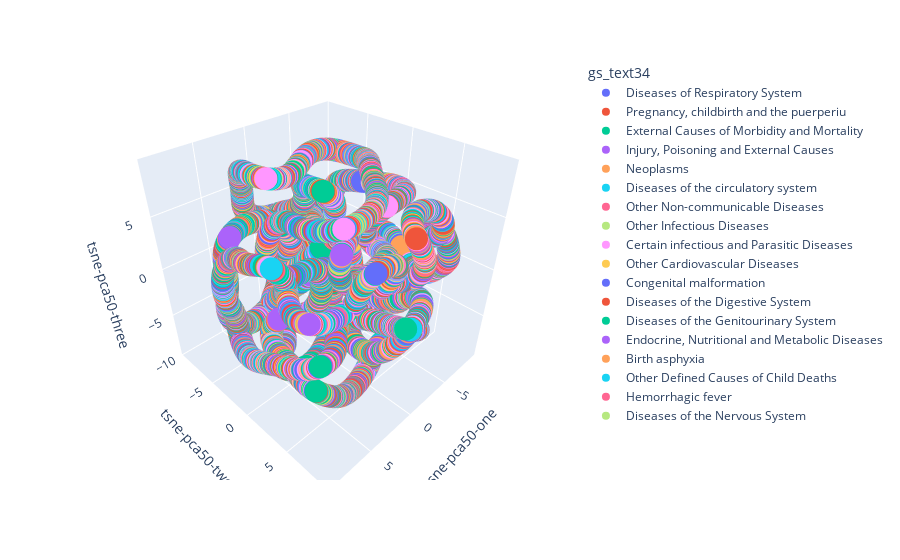

Notebook cell for this chart:
### Code cell
tsne_pca_3d = px.scatter_3d(data_tsne_pca, x='tsne-pca50-one', y='tsne-pca50-two', z='tsne-pca50-three', color='gs_text34')
tsne_pca_3d.show()

### Figure 1 — Plotly figure (JSON) as saved in the notebook; plotly's stock layout.template omitted (floating-point values rounded to 4 significant figures; data arrays with more than 128 entries replaced by an {"elided": "..."} marker saying what was removed)
{"data": [{"hovertemplate": "gs_text34=Diseases of Respiratory System<br>tsne-pca50-one=%{x}<br>tsne-pca50-two=%{y}<br>tsne-pca50-three=%{z}<extra></extra>", "legendgroup": "Diseases of Respiratory System", "marker": {"color": "#636efa", "symbol": "circle"}, "mode": "markers", "name": "Diseases of Respiratory System", "scene": "scene", "showlegend": true, "type": "scatter3d", "x": {"elided": "621 float values"}, "y": {"elided": "621 float values"}, "z": {"elided": "621 float values"}}, {"hovertemplate": "gs_text34=Pregnancy, childbirth and the puerperiu<br>tsne-pca50-one=%{x}<br>tsne-pca50-two=%{y}<br>tsne-pca50-three=%{z}<extra></extra>", "legendgroup": "Pregnancy, childbirth and the puerperiu", "marker": {"color": "#EF553B", "symbol": "circle"}, "mode": "markers", "name": "Pregnancy, childbirth and the puerperiu", "scene": "scene", "showlegend": true, "type": "scatter3d", "x": {"elided": "770 float values"}, "y": {"elided": "770 float values"}, "z": {"elided": "770 float values"}}, {"hovertemplate": "gs_text34=External Causes of Morbidity and Mortality<br>tsne-pca50-one=%{x}<br>tsne-pca50-two=%{y}<br>tsne-pca50-three=%{z}<extra></extra>", "legendgroup": "External Causes of Morbidity and Mortality", "marker": {"color": "#00cc96", "symbol": "circle"}, "mode": "markers", "name": "External Causes of Morbidity and Mortality", "scene": "scene", "showlegend": true, "type": "scatter3d", "x": {"elided": "681 float values"}, "y": {"elided": "681 float values"}, "z": {"elided": "681 float values"}}, {"hovertemplate": "gs_text34=Injury, Poisoning and External Causes<br>tsne-pca50-one=%{x}<br>tsne-pca50-two=%{y}<br>tsne-pca50-three=%{z}<extra></extra>", "legendgroup": "Injury, Poisoning and External Causes", "marker": {"color": "#ab63fa", "symbol": "circle"}, "mode": "markers", "name": "Injury, Poisoning and External Causes", "scene": "scene", "showlegend": true, "type": "scatter3d", "x": [-5.386, -4.897, -2.451, -1.732, -1.504, 0.3892, 1.769, 2.573, 4.408, 1.643, 5.089, 4.336, 4.171, 3.655, -0.9874, -1.025, -3.777, -3.794, -3.78, 0.1476, 1.947, -1.158, -1.564, -0.5345, 0.1866, 1.15, 1.542, 1.819, 1.883, -5.068, -5.789, -7.608, -8.805, -8.139, -6.542, -6.153, -5.304, -3.551, -3.222, -3.184, -2.247, 1.325, 2.268, 2.858, 6.527, 6.934, 6.91, 4.421, 3.01, 2.442, 2.139, 1.166, 0.6057, -0.5913, -1.815, -2.224, -2.645, -4.925, -5.057, -6.44, -7.102, -7.145, -6.2, -5.996, -4.009, -3.747, -1.922, -3.448, -3.592, 1.768, 1.494, -0.2652, -0.4703, -0.5106, 2.597, 3.384, 4.03, 4.681, -1.059, -1.827, -2.072, -5.866, -5.875, -5.883, -5.952, -7.175, -8.822, -9.278, -9.318, -8.691, -8.313, -5.368, -5.226, -3.057, -2.049, -1.956, -1.547, 1.761, 3.052, 4.269, 5.292, 6.978, 8.292, 7.706, 8.405, 8.463, 8.54, 8.412, 9.018, 8.958, 8.66, 5.238, 2.629, 2.351, 1.857, 1.725, 1.397], "y": [5.819, 5.567, 4.452, 4.325, 4.308, 4.387, 4.584, 4.775, -1.044, 0.213, -1.624, 0.9971, 2.987, 3.872, 3.716, 3.673, -0.4577, -0.6549, -1.101, -3.16, -8.611, -8.83, -3.481, 1.807, 2.319, 2.734, 2.866, 2.959, 2.982, 0.3938, 1.645, 1.351, -0.6793, -2.339, -7.667, -7.828, -7.723, -4.607, -4.107, -4.077, -4.078, -3.52, -4.311, -4.669, -5.393, -5.227, -5.203, -4.81, -4.586, -4.241, -3.791, -2.37, -2.02, -1.619, -1.692, -1.875, -2.451, -1.468, -1.374, -0.0617, 1.145, 1.981, 2.765, 2.704, 0.2076, 0.2212, 2.909, 5.288, 5.678, 5.568, 3.735, 1.632, 1.208, 1.075, 0.9615, 0.8217, 0.4224, -1.368, -8.36, -8.617, -8.623, -4.466, -4.398, -4.331, -3.173, -3.301, -2.173, -0.8755, -0.4582, 4.081, 5.839, 5.614, 6.828, 5.733, 6.383, 7.551, 7.182, 7.951, 8.335, 7.984, 6.898, 6.614, 5.053, 3.613, 1.873, 1.768, 1.603, -1.231, -1.935, 1.302, 2.723, 5.863, 5.449, 5.929, 7.375, 7.851, 8.798], "z": [-6.159, -6.158, -6.372, -6.786, -6.984, -8.931, -9.14, -8.858, -2.874, 0.933, 3.098, 6.606, 6.933, 7.086, 8.245, 8.259, 8.839, 8.823, 8.814, 8.663, 4.788, 1.391, 5.926, 4.519, 4.668, 4.306, 3.97, 3.605, 3.49, 0.6263, 4.997, 5.019, 4.617, 4.579, 1.001, 0.6929, 0.2547, 0.08821, -0.1804, -0.2195, -1.288, 1.536, 3.971, 4.148, 1.061, -3.462, -3.647, -5.379, -4.639, -3.941, -3.298, -1.723, -1.23, -0.8295, -1.598, -2.636, -9.189, -8.648, -8.55, -7.403, -6.713, -6.159, -4.617, -4.374, -2.364, -2.174, -1.745, -1.746, -1.545, -3.954, -3.282, -3.786, -4.281, -4.483, -7.514, -7.862, -8.183, -8.684, -4.687, -3.619, -3.5, -5.135, -5.131, -5.124, -2.055, -0.67, -0.6012, -0.7952, -0.9328, -2.344, 1.399, 3.676, 4.574, 6.507, 5.893, 2.648, 2.214, 4.796, 6.169, 5.759, 2.972, 2.796, 3.134, 4.608, 5.68, 5.668, 5.641, 4.729, 2.458, -3.052, -2.579, -0.9437, -0.2048, -0.105, 0.03501, 0.07241, 0.1603]}, {"hovertemplate": "gs_text34=Neoplasms<br>tsne-pca50-one=%{x}<br>tsne-pca50-two=%{y}<br>tsne-pca50-three=%{z}<extra></extra>", "legendgroup": "Neoplasms", "marker": {"color": "#FFA15A", "symbol": "circle"}, "mode": "markers", "name": "Neoplasms", "scene": "scene", "showlegend": true, "type": "scatter3d", "x": {"elided": "249 float values"}, "y": {"elided": "249 float values"}, "z": {"elided": "249 float values"}}, {"hovertemplate": "gs_text34=Diseases of the circulatory system<br>tsne-pca50-one=%{x}<br>tsne-pca50-two=%{y}<br>tsne-pca50-three=%{z}<extra></extra>", "legendgroup": "Diseases of the circulatory system", "marker": {"color": "#19d3f3", "symbol": "circle"}, "mode": "markers", "name": "Diseases of the circulatory system", "scene": "scene", "showlegend": true, "type": "scatter3d", "x": {"elided": "504 float values"}, "y": {"elided": "504 float values"}, "z": {"elided": "504 float values"}}, {"hovertemplate": "gs_text34=Other Non-communicable Diseases<br>tsne-pca50-one=%{x}<br>tsne-pca50-two=%{y}<br>tsne-pca50-three=%{z}<extra></extra>", "legendgroup": "Other Non-communicable Diseases", "marker": {"color": "#FF6692", "symbol": "circle"}, "mode": "markers", "name": "Other Non-communicable Diseases", "scene": "scene", "showlegend": true, "type": "scatter3d", "x": {"elided": "253 float values"}, "y": {"elided": "253 float values"}, "z": {"elided": "253 float values"}}, {"hovertemplate": "gs_text34=Other Infectious Diseases<br>tsne-pca50-one=%{x}<br>tsne-pca50-two=%{y}<br>tsne-pca50-three=%{z}<extra></extra>", "legendgroup": "Other Infectious Diseases", "marker": {"color": "#B6E880", "symbol": "circle"}, "mode": "markers", "name": "Other Infectious Diseases", "scene": "scene", "showlegend": true, "type": "scatter3d", "x": {"elided": "168 float values"}, "y": {"elided": "168 float values"}, "z": {"elided": "168 float values"}}, {"hovertemplate": "gs_text34=Certain infectious and Parasitic Diseases<br>tsne-pca50-one=%{x}<br>tsne-pca50-two=%{y}<br>tsne-pca50-three=%{z}<extra></extra>", "legendgroup": "Certain infectious and Parasitic Diseases", "marker": {"color": "#FF97FF", "symbol": "circle"}, "mode": "markers", "name": "Certain infectious and Parasitic Diseases", "scene": "scene", "showlegend": true, "type": "scatter3d", "x": {"elided": "716 float values"}, "y": {"elided": "716 float values"}, "z": {"elided": "716 float values"}}, {"hovertemplate": "gs_text34=Other Cardiovascular Diseases<br>tsne-pca50-one=%{x}<br>tsne-pca50-two=%{y}<br>tsne-pca50-three=%{z}<extra></extra>", "legendgroup": "Other Cardiovascular Diseases", "marker": {"color": "#FECB52", "symbol": "circle"}, "mode": "markers", "name": "Other Cardiovascular Diseases", "scene": "scene", "showlegend": true, "type": "scatter3d", "x": {"elided": "213 float values"}, "y": {"elided": "213 float values"}, "z": {"elided": "213 float values"}}, {"hovertemplate": "gs_text34=Congenital malformation<br>tsne-pca50-one=%{x}<br>tsne-pca50-two=%{y}<br>tsne-pca50-three=%{z}<extra></extra>", "legendgroup": "Congenital malformation", "marker": {"color": "#636efa", "symbol": "circle"}, "mode": "markers", "name": "Congenital malformation", "scene": "scene", "showlegend": true, "type": "scatter3d", "x": [-5.026, -2.671, -0.3372, 2.928, 3.895, 3.938, 4.855, 3.018, 4.187, 4.241, 4.343, -1.933, -3.7, -3.795, 0.2637, 3.381, 1.042, -2.687, -1.5, -2.202, 2.091, 1.816, -0.7956, -3.103, -3.933, -4.76, -4.384, -8.692, -8.602, -1.844, 1.154, 1.747, 1.705, 1.695, 1.223, 2.319, 6.594, 1.831, -4.971, -5.308, -5.388, -7.06, -5.729, -3.021, -2.026, -3.424, -3.358, -1.901, -0.6768, 0.7098, 1.782, 1.795, 1.835, 1.313, 1.531, 1.975, 4.688, 4.705, 4.698, 4.618, 3.743, 3.057, 2.038, 1.288, 0.7852, 0.4012, -0.9848, -1.19, -3.118, -3.904, -4.459, -5.994, -6.016, -8.113, -8.951, -9.322, -8.545, -8.323, -5.434, -5.25, -2.04, 1.828, 3.526, 8.215, 7.68, 8.404, 9.007, 8.784, 8.672, 8.722, 5.592, 4.836], "y": [5.635, 4.515, 4.332, 4.889, 5.303, 5.322, 5.567, 0.147, -0.07851, -0.1069, 1.063, 2.395, -0.1026, -0.7802, -3.125, -6.272, -9.467, -5.818, -3.931, -1.71, 3.092, 3.211, 3.53, 3.27, 2.881, -0.2799, 0.7532, -1.367, -1.602, -4.452, -6.239, -5.297, -4.697, -4.642, -3.333, -4.346, -5.368, -3.184, -1.436, -1.182, -1.116, 2.253, 2.527, 0.4692, 1.264, 6.816, 6.923, 7.914, 7.916, 7.311, 5.505, 5.441, 5.188, 0.7027, 0.7709, 0.8899, -0.8086, -0.9952, -1.246, -1.614, -2.695, -3.082, -3.909, -6.54, -7.195, -7.414, -8.287, -8.459, -8.493, -8.205, -7.864, -3.398, -3.129, -2.907, -1.949, 0.2646, 5.571, 5.567, 5.483, 6.197, 7.64, 7.487, 8.256, 4.555, 3.348, -0.9796, -1.739, -1.735, -0.8891, -0.7325, 6.133, 5.454], "z": [-6.159, -6.296, -8.373, -8.632, -7.757, -7.714, -6.892, 1.601, 1.6, 1.606, 6.613, 8.872, 8.895, 8.817, 8.616, 8.114, 2.316, 3.891, 5.921, 3.633, 2.801, 1.642, 0.9207, 1.143, 0.8464, 1.548, 3.838, 4.573, 4.566, -1.672, -1.019, 0.05754, 0.4796, 0.517, 2.084, 3.993, -0.9388, -2.594, -8.614, -8.352, -8.286, -5.906, -4.069, -1.751, -1.41, -0.9502, -0.9091, -1.162, -2.113, -3.326, -3.948, -3.941, -3.9, -7.046, -7.129, -7.284, -8.583, -8.621, -8.664, -8.721, -8.843, -8.861, -8.849, -7.574, -6.775, -6.502, -4.896, -4.373, -3.199, -3.109, -3.098, -4.716, -4.407, -0.5188, -0.6278, -1.407, -0.6569, 1.953, 3.659, 3.874, 2.898, 3.883, 6.15, 3.407, 4.952, 4.907, 1.175, 0.4039, -2.937, -3.02, -0.9966, -0.8995]}, {"hovertemplate": "gs_text34=Diseases of the Digestive System<br>tsne-pca50-one=%{x}<br>tsne-pca50-two=%{y}<br>tsne-pca50-three=%{z}<extra></extra>", "legendgroup": "Diseases of the Digestive System", "marker": {"color": "#EF553B", "symbol": "circle"}, "mode": "markers", "name": "Diseases of the Digestive System", "scene": "scene", "showlegend": true, "type": "scatter3d", "x": {"elided": "164 float values"}, "y": {"elided": "164 float values"}, "z": {"elided": "164 float values"}}, {"hovertemplate": "gs_text34=Diseases of the Genitourinary System<br>tsne-pca50-one=%{x}<br>tsne-pca50-two=%{y}<br>tsne-pca50-three=%{z}<extra></extra>", "legendgroup": "Diseases of the Genitourinary System", "marker": {"color": "#00cc96", "symbol": "circle"}, "mode": "markers", "name": "Diseases of the Genitourinary System", "scene": "scene", "showlegend": true, "type": "scatter3d", "x": {"elided": "191 float values"}, "y": {"elided": "191 float values"}, "z": {"elided": "191 float values"}}, {"hovertemplate": "gs_text34=Endocrine, Nutritional and Metabolic Diseases<br>tsne-pca50-one=%{x}<br>tsne-pca50-two=%{y}<br>tsne-pca50-three=%{z}<extra></extra>", "legendgroup": "Endocrine, Nutritional and Metabolic Diseases", "marker": {"color": "#ab63fa", "symbol": "circle"}, "mode": "markers", "name": "Endocrine, Nutritional and Metabolic Diseases", "scene": "scene", "showlegend": true, "type": "scatter3d", "x": {"elided": "174 float values"}, "y": {"elided": "174 float values"}, "z": {"elided": "174 float values"}}, {"hovertemplate": "gs_text34=Birth asphyxia<br>tsne-pca50-one=%{x}<br>tsne-pca50-two=%{y}<br>tsne-pca50-three=%{z}<extra></extra>", "legendgroup": "Birth asphyxia", "marker": {"color": "#FFA15A", "symbol": "circle"}, "mode": "markers", "name": "Birth asphyxia", "scene": "scene", "showlegend": true, "type": "scatter3d", "x": {"elided": "171 float values"}, "y": {"elided": "171 float values"}, "z": {"elided": "171 float values"}}, {"hovertemplate": "gs_text34=Other Defined Causes of Child Deaths<br>tsne-pca50-one=%{x}<br>tsne-pca50-two=%{y}<br>tsne-pca50-three=%{z}<extra></extra>", "legendgroup": "Other Defined Causes of Child Deaths", "marker": {"color": "#19d3f3", "symbol": "circle"}, "mode": "markers", "name": "Other Defined Causes of Child Deaths", "scene": "scene", "showlegend": true, "type": "scatter3d", "x": [-2.079, -1.29, -1.02, 1.89, 6.424, 3.386, 4.792, 5.092, 3.408, -3.293, 3.24, 3.496, -0.8499, -1.62, -1.6, -2.439, -2.411, -1.959, -0.4524, -0.3042, 0.3586, -4.465, -5.545, -8.576, -7.606, -6.766, -4.619, -2.333, -1.711, 0.2637, 3.396, 6.826, 6.935, 6.256, 5.613, 4.606, 2.592, 1.915, 1.657, 1.544, 0.8801, -2.286, -3.916, -6.762, -7.135, -4.897, -2.691, -3.243, -0.2291, -0.183, 0.7924, 1.415, 1.611, 1.835, -0.1403, 4.115, 4.636, 2.407, 0.9314, -0.8764, -3.489, -5.989, -5.926, -5.925, -6.195, -9.256, -9.049, -8.639, -5.041, -4.506, -2.083, 3.588, 4.697, 8.197, 8.675, 8.405, 8.329, 8.335, 8.485, 8.904, 8.904, 8.236, 4.084], "y": [4.372, 4.301, 4.301, 4.608, 4.191, -0.3427, -0.5598, -1.13, 4.131, -2.359, -3.942, -5.848, -9.046, -4.676, -3.357, -1.794, -1.781, -1.608, 1.886, 2.003, 2.408, 0.9075, 1.601, -1.659, -2.958, -7.482, -7.158, -4.026, -4.598, -6.221, -4.915, -5.341, -5.292, -4.997, -4.907, -4.824, -4.371, -3.339, -2.911, -2.757, -2.167, -2.52, -2.037, 0.3823, 2.029, 0.9198, 4.189, 7.077, 7.795, 7.778, 7.242, 6.462, 6.058, 4.631, 0.4919, 0.3403, -0.5618, -3.513, -7.085, -8.165, -8.381, -3.446, -3.086, -3.101, -3.298, 1.851, 3.006, 4.255, 6.869, 6.413, 7.674, 8.24, 7.273, 4.505, 0.5572, -1.135, -1.878, -1.766, -1.393, 0.03299, 1.707, 4.25, 4.875], "z": [-6.55, -7.204, -7.523, -9.118, -5.581, -2.88, 1.798, 2.285, 7.15, 8.979, 8.252, 8.239, 1.342, 5.808, 5.921, 4.299, 4.174, 3.268, 4.565, 4.619, 4.644, 4.03, 4.922, 4.564, 4.64, 1.263, 0.04946, -1.194, -1.774, -1.69, 4.203, -2.119, -2.846, -4.914, -5.307, -5.41, -4.17, -2.762, -2.313, -2.154, -1.446, -9.051, -9.165, -7.129, -6.118, -3.171, -2.028, -0.8615, -2.514, -2.557, -3.398, -3.862, -3.947, -3.732, -5.947, -8.227, -8.53, -8.863, -6.913, -5.21, -3.147, -4.76, -2.442, -2.376, -1.402, -2.92, -2.957, -2.184, 5.642, 6.416, 3.918, 6.135, 4.067, 3.442, 5.405, 4.803, -1.227, -1.822, -2.51, -3.215, -2.922, -2.153, -0.7463]}, {"hovertemplate": "gs_text34=Hemorrhagic fever<br>tsne-pca50-one=%{x}<br>tsne-pca50-two=%{y}<br>tsne-pca50-three=%{z}<extra></extra>", "legendgroup": "Hemorrhagic fever", "marker": {"color": "#FF6692", "symbol": "circle"}, "mode": "markers", "name": "Hemorrhagic fever", "scene": "scene", "showlegend": true, "type": "scatter3d", "x": [6.386, -1.131, -0.5606, 1.856, -8.331, 1.566, 3.89, -2.378, -4.158, -2.799, -2.892, -0.2778, -0.3548, -5.738, -3.603, 2.472, 8.43, 8.624, 8.458, 8.893, 6.595, 4.357], "y": [4.368, -3.404, -3.343, -8.762, 0.74, -4.148, -5.093, -1.951, 0.2357, 0.5898, 4.447, 7.811, 1.472, -5.419, 5.884, 8.338, -0.6574, -1.788, -1.857, -0.02798, 6.352, 5.025], "z": [-5.633, 9.068, 8.923, 4.383, 4.836, 0.8625, 4.196, -3.75, -2.487, -1.648, -2.012, -2.47, -3.952, -4.919, 6.629, 5.975, 5.076, -0.03433, -0.5321, -3.21, -1.247, -0.8159]}, {"hovertemplate": "gs_text34=Diseases of the Nervous System<br>tsne-pca50-one=%{x}<br>tsne-pca50-two=%{y}<br>tsne-pca50-three=%{z}<extra></extra>", "legendgroup": "Diseases of the Nervous System", "marker": {"color": "#B6E880", "symbol": "circle"}, "mode": "markers", "name": "Diseases of the Nervous System", "scene": "scene", "showlegend": true, "type": "scatter3d", "x": [5.233, 2.028, 2.394, -2.527, -1.824, -4.695, -6.727, -0.3418, -1.287, -2.248, -5.203, -2.376, -0.412, -5.804, -8.753, -2.075, 2.984, 8.226, 8.468, 8.963], "y": [-1.297, 0.1539, 4.748, -6.195, -2.831, -0.2999, -5.956, -5.895, -1.588, -1.99, 1.669, 3.768, 0.6322, -4.924, -2.278, 7.66, 8.341, 5.475, -0.4297, 0.5209], "z": [-3.451, 1.326, 7.455, 2.939, 5.833, 1.732, 3.504, -1.953, -1.059, -4.773, -3.495, -1.987, -5.415, -5.098, -0.5886, 3.988, 6.16, 2.997, 5.163, -3.21]}], "layout": {"legend": {"title": {"text": "gs_text34"}, "tracegroupgap": 0}, "margin": {"t": 60}, "scene": {"domain": {"x": [0, 1], "y": [0, 1]}, "xaxis": {"title": {"text": "tsne-pca50-one"}}, "yaxis": {"title": {"text": "tsne-pca50-two"}}, "zaxis": {"title": {"text": "tsne-pca50-three"}}}}}
